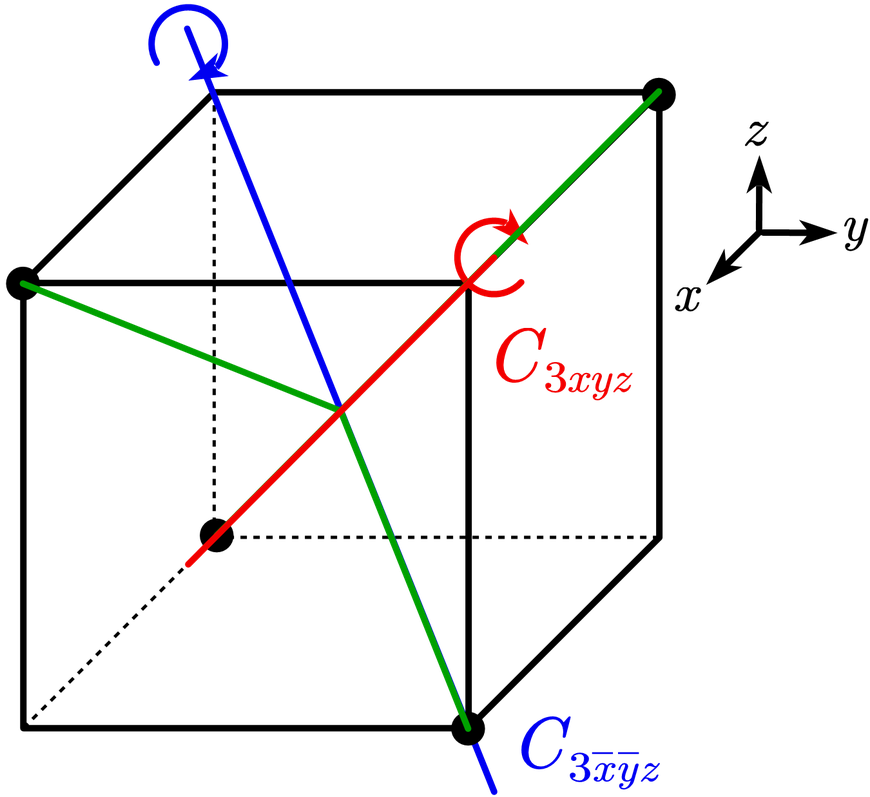
#> input picture chapter_11/structures/exercise_1/f-orbitals_C3.png, 870 x 797 px, shrunk from 1350 x 1237 before the run, found by its file name
$ python combination.py
#> lines starting #> are read from the running program, lines starting #| are printed output that depends on the picture
import matplotlib as mpl
import matplotlib.pyplot as plt
import numpy as np

fig, ax = plt.subplots(2, 2, dpi=100, figsize=(6, 6.5))

photo1 = plt.imread("f-orbitals_C3.png")
#> photo1 is the input picture: shape (797, 870, 4) float32; mean R, G, B, A 0.011, 0.0077, 0.0136, 0.0639
photo2 = plt.imread("f-orbitals_C2.png")
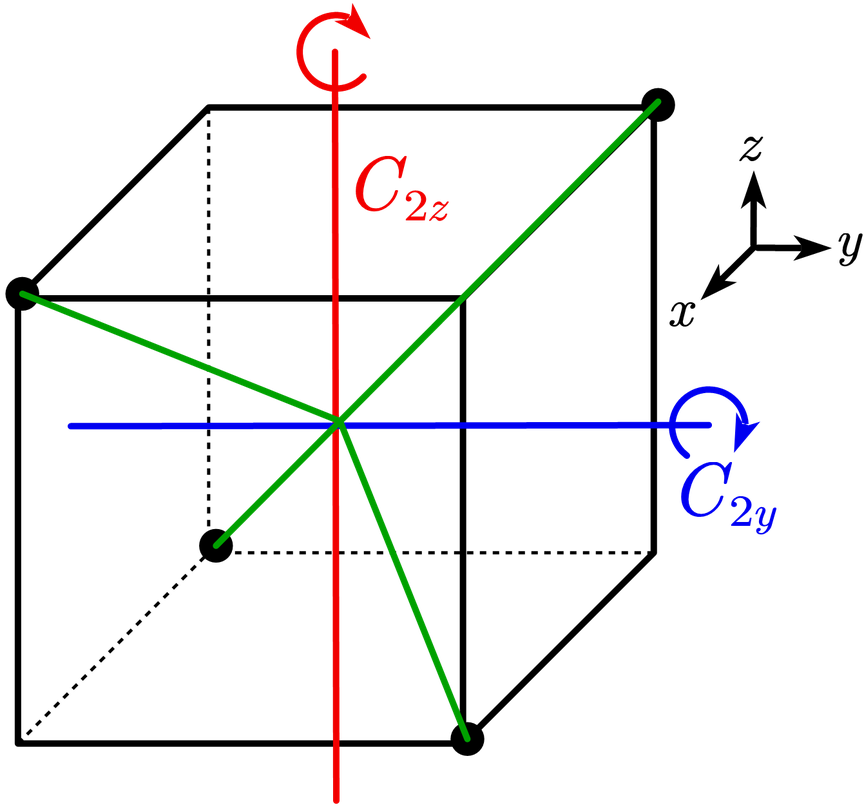
#> input picture chapter_11/structures/exercise_1/f-orbitals_C2.png, 864 x 812 px, shrunk from 1341 x 1260 before the run, found by its file name
#> photo2 is the input picture: shape (812, 864, 4) float32; mean R, G, B, A 0.0149, 0.0106, 0.0136, 0.0699
photo3 = plt.imread("f-orbitals_S4.png")
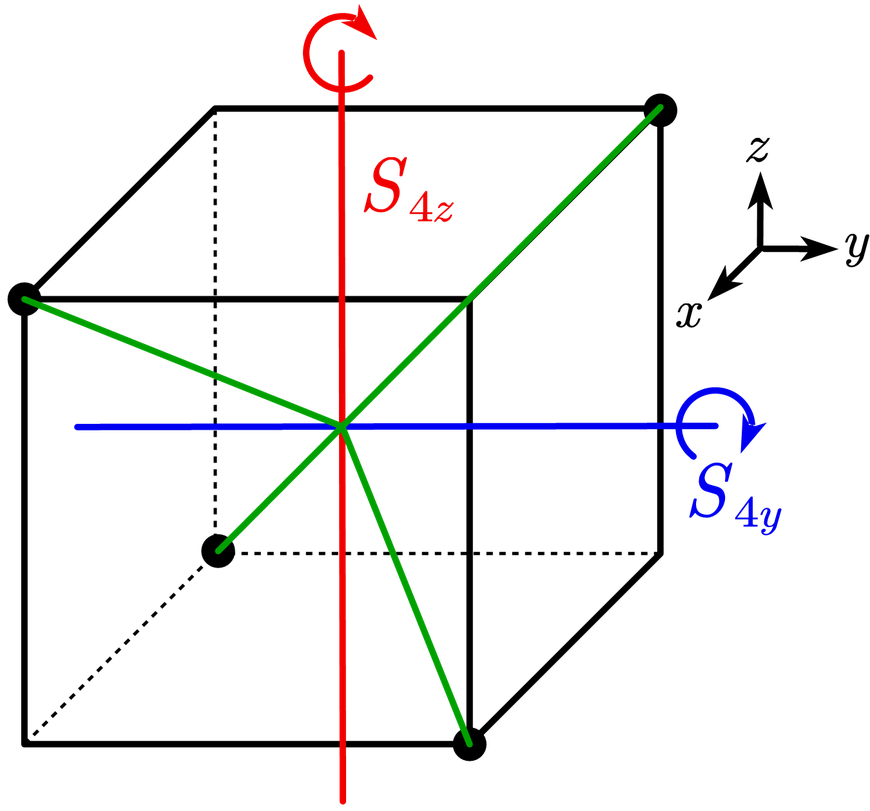
#> input picture chapter_11/structures/exercise_1/f-orbitals_S4.png, 870 x 811 px, shrunk from 1350 x 1259 before the run, found by its file name
#> photo3 is the input picture: shape (811, 870, 4) float32; mean R, G, B, A 0.0148, 0.0105, 0.0134, 0.0695
photo4 = plt.imread("f-orbitals_sigma.png")
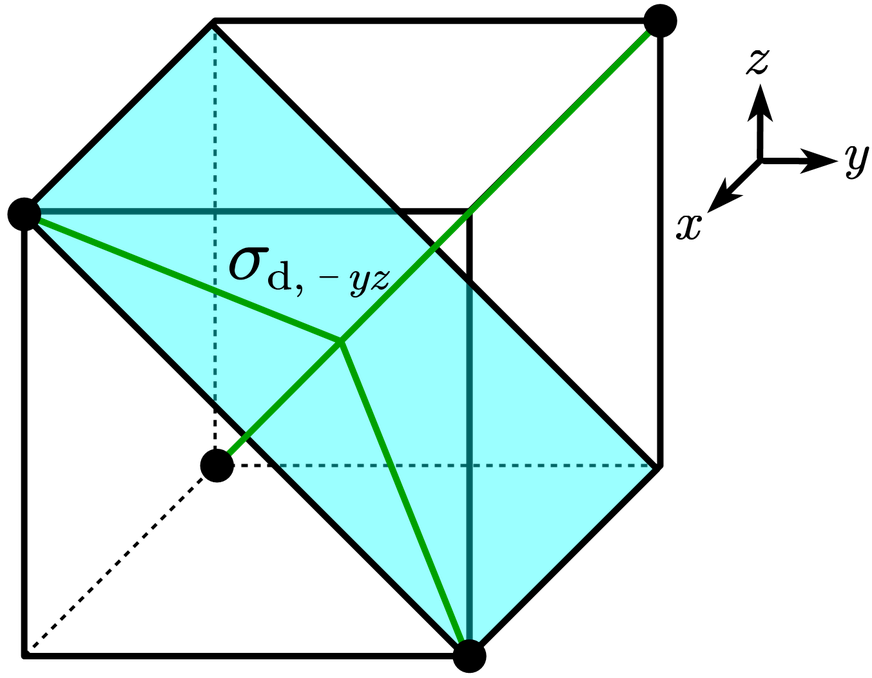
#> input picture chapter_11/structures/exercise_1/f-orbitals_sigma.png, 872 x 678 px, shrunk from 1353 x 1053 before the run, found by its file name
#> photo4 is the input picture: shape (678, 872, 4) float32; mean R, G, B, A 0, 0.265, 0.256, 0.174

ax[0, 0].imshow(photo1)
ax[0, 0].set_axis_off()
ax[0, 0].set_title(r"class $\{C_3\}$", y=-0.12)

ax[0, 1].imshow(photo2)
ax[0, 1].set_axis_off()
ax[0, 1].set_title(r"class $\{C_2\}$", y=-0.11)

ax[1, 0].imshow(photo3)
ax[1, 0].set_axis_off()
ax[1, 0].set_title(r"class $\{S_4\}$", y=-0.1)

ax[1, 1].imshow(photo4)
ax[1, 1].set_axis_off()
ax[1, 1].set_title(r"class $\{\sigma_{\rm d}\}$", y=-0.22)

#fig.subplots_adjust(bottom=0.1, top=0.9, hspace=2, wspace=0)

#fig.suptitle("aaa", y=0.05, va="top")

plt.tight_layout(w_pad=0, h_pad=0.5)

fig.savefig('T_d.png', transparent=True)
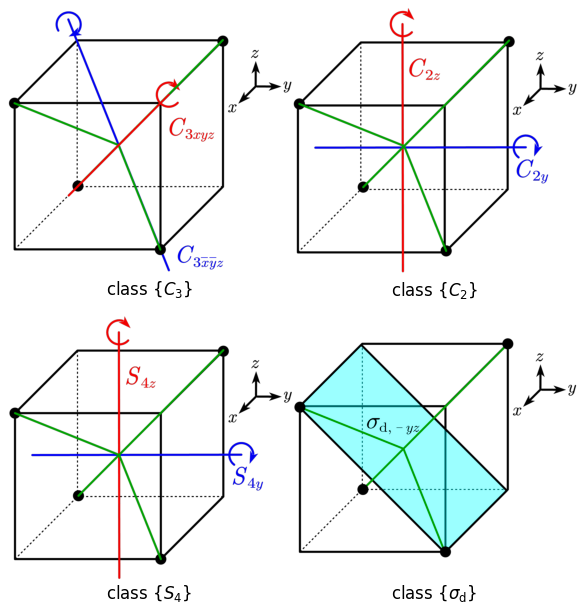
#> figure drawn by matplotlib, 4 panels
